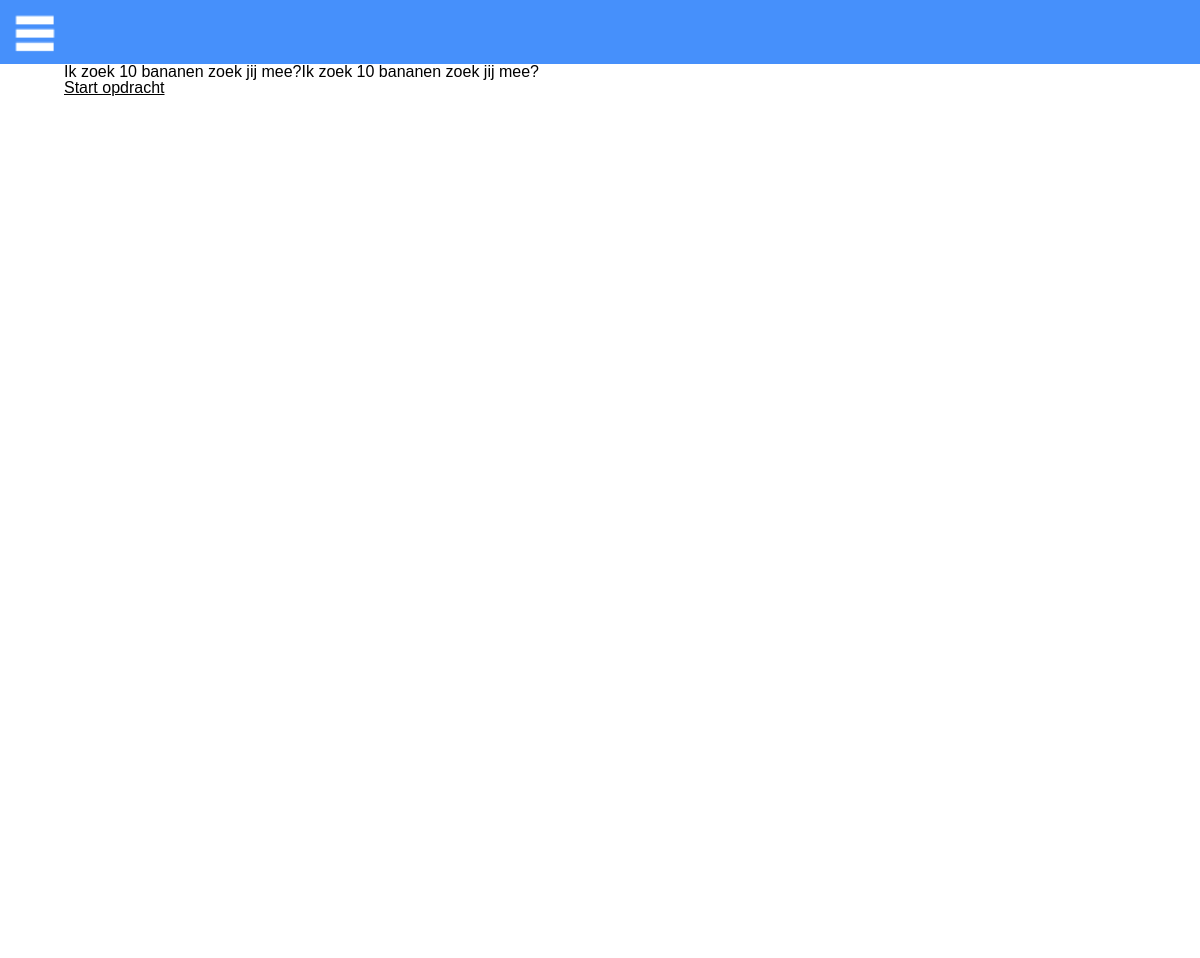
The page /pagina.php?paginaNr=0 on the database its author committed.
### tables this page shows
CREATE TABLE IF NOT EXISTS `tblpaginas` (
  `PaginaID` int(10) NOT NULL AUTO_INCREMENT,
  `VerhaalID` int(10) NOT NULL,
  `PaginaNummer` int(10) NOT NULL,
  `Prijs` tinyint(1) NOT NULL,
  `Wachtwoord` tinyint(1) NOT NULL,
  `Score` tinyint(1) NOT NULL,
  `Omschrijving` text NOT NULL,
  PRIMARY KEY (`PaginaID`),
  KEY `VerhaalID` (`VerhaalID`)
);

### classes/Pagina.class.php (called while the page is built, shortened)
<?php
include_once("classes/db.class.php");
class Pagina
{
    public function getpagina($paginaNr, $verhaalid){
    $db = new database();
    $sql = "select * from tblpaginas p, tblafbeeldingen a
where paginanummer = ".$paginaNr."
and p.verhaalid =".$verhaalid."
and p.verhaalid = a.verhaalid";
        return $db->conn->query($sql);
    }
}

### classes/db.class.php (called while the page is built, shortened)
<?php
	class Database
	{
		private $m_sHost = "localhost";
		private $m_sUser = "root";
		private $m_sPassword = "";
		private $m_sDatabase = "eindwerk";
		public function __construct()
		{
			$this->conn = new mysqli($this->m_sHost, $this->m_sUser, $this->m_sPassword, $this->m_sDatabase);
		}
	}
?>

### pagina.php (the view, shortened to what this page needs)
<?php
include_once("classes/Pagina.class.php");
$pagina = new Pagina();
$paginaNr = $_GET["paginaNr"];
$result = $pagina->getpagina($paginaNr,1);
$res = $result->fetch_assoc();
?>
<!DOCTYPE html>
<html lang="nl">
<head>
	<link rel="stylesheet" type="text/css" href="css/reset.css"/>
	<link rel="stylesheet" type="text/css" href="css/style.css"/>
    <link rel="stylesheet" type="text/css" media="screen" href="css/mediaqueries.css"/>
</head>
<body>
  <ul class="navigation">
    <li class="nav-item"><a href="index.php">MIJN OPDRACHTEN</a></li>
    <li class="nav-item"><a href="mijnverhalen.php">MIJN VERHALEN</a></li>
    <li class="nav-item"><a href="help.php">HELP</a></li>
</ul>
<label for="nav-trigger"></label>
<div class="site-wrap">
<?php
$buttonText = "Nieuwe opdracht";
if ($res['PaginaNummer']==0){
    echo $res['Omschrijving'];
    $buttonText = "Start opdracht";
}
if ($res['Omschrijving'] != null){
    echo $res['Omschrijving'];
}
?>
    <a href="pagina.php?paginaNr=<?php $paginaNr++; echo $paginaNr?>"><?php echo $buttonText?></a></div>
</body>
</html>

### css/style.css (style rules this page uses)
body { background-color: #489DF9; font-family: 'robotomedium' , sans-serif; }
p,a, label { color:black; display: block; }
.navigation { list-style: none; background: #F5683D; width: 100%; height: 100%; position: fixed; top: 0; right: 0; bottom: 0; left: 0; z-index: -1; font-family: 'robotomedium' , sans-serif; font-weight: 200; font-size: 30px; margin-top: 110px; }
.navigation .nav-item { background-color: white; height: 80px; margin-top: 20px; }
.navigation .nav-item a { text-decoration: none; color: #F5683D; padding: 0.5em 1em 0.5em 1.5em; position: absolute; margin-top: 12px; }
.site-wrap { position: relative; top: 0; left: 0; z-index: 1; padding: 4em; background-image: url(../images/banner.png); background-repeat: no-repeat; background-position: top; background-color: white; background-size: 100%; height: 830px; }
label[for="nav-trigger"] { position: fixed; top: 15px; left: 15px; z-index: 2; }
label[for="nav-trigger"] { width: 40px; height: 40px; cursor: pointer; background-image: url("../images/menu.png"); background-repeat: no-repeat; background-size: contain; }

### rows shown on the page
tblpaginas: Omschrijving "Ik zoek 10 bananen zoek jij mee?", PaginaNummer "Start opdracht"
